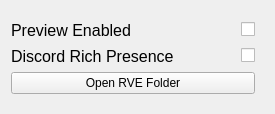
                    <widget class="QWidget" name="tab_4">
                     <attribute name="title">
                      <string>RVE Settings</string>
                     </attribute>
                     <layout class="QVBoxLayout" name="verticalLayout_23">
                      <item>
                       <widget class="QWidget" name="GUIOptionsContainer" native="true">
                        <layout class="QVBoxLayout" name="verticalLayout_20">
                         <property name="leftMargin">
                          <number>0</number>
                         </property>
                         <item>
                          <widget class="QWidget" name="previewEnabledContainer" native="true">
                           <layout class="QHBoxLayout" name="horizontalLayout_21">
                            <property name="spacing">
                             <number>0</number>
                            </property>
                            <property name="leftMargin">
                             <number>0</number>
                            </property>
                            <property name="topMargin">
                             <number>0</number>
                            </property>
                            <property name="rightMargin">
                             <number>0</number>
                            </property>
                            <property name="bottomMargin">
                             <number>0</number>
                            </property>
                            <item>
                             <widget class="QLabel" name="label_19">
                              <property name="font">
                               <font>
                                <pointsize>12</pointsize>
                               </font>
                              </property>
                              <property name="text">
                               <string>Preview Enabled</string>
                              </property>
                             </widget>
                            </item>
                            <item>
                             <spacer name="horizontalSpacer_2">
                              <property name="orientation">
                               <enum>Qt::Orientation::Horizontal</enum>
                              </property>
                              <property name="sizeHint" stdset="0">
                               <size>
                                <width>40</width>
                                <height>20</height>
                               </size>
                              </property>
                             </spacer>
                            </item>
                            <item>
                             <widget class="QCheckBox" name="preview_enabled">
                              <property name="text">
                               <string/>
                              </property>
                             </widget>
                            </item>
                           </layout>
                          </widget>
                         </item>
                         <item>
                          <widget class="QWidget" name="discordRPCSettingsContainer" native="true">
                           <layout class="QHBoxLayout" name="horizontalLayout_12">
                            <property name="spacing">
                             <number>10</number>
                            </property>
                            <property name="leftMargin">
                             <number>0</number>
                            </property>
                            <property name="topMargin">
                             <number>0</number>
                            </property>
                            <property name="rightMargin">
                             <number>0</number>
                            </property>
                            <property name="bottomMargin">
                             <number>0</number>
                            </property>
                            <item>
                             <widget class="QLabel" name="label_23">
                              <property name="font">
                               <font>
                                <pointsize>12</pointsize>
                               </font>
                              </property>
                              <property name="text">
                               <string>Discord Rich Presence</string>
                              </property>
                             </widget>
                            </item>
                            <item>
                             <spacer name="horizontalSpacer_5">
                              <property name="orientation">
                               <enum>Qt::Orientation::Horizontal</enum>
                              </property>
                              <property name="sizeHint" stdset="0">
                               <size>
                                <width>40</width>
                                <height>20</height>
                               </size>
                              </property>
                             </spacer>
                            </item>
                            <item>
                             <widget class="QLabel" name="label_29">
                              <property name="maximumSize">
                               <size>
                                <width>25</width>
                                <height>25</height>
                               </size>
                              </property>
                              <property name="toolTip">
                               <string>&lt;html&gt;&lt;head/&gt;&lt;body&gt;&lt;p&gt;Show REAL Video Enhancer in discord.&lt;/p&gt;&lt;/body&gt;&lt;/html&gt;</string>
                              </property>
                              <property name="text">
                               <string/>
                              </property>
                              <property name="pixmap">
                               <pixmap resource="resources.qrc">:/icons/icons/info.svg</pixmap>
                              </property>
                              <property name="scaledContents">
                               <bool>true</bool>
                              </property>
                             </widget>
                            </item>
                            <item>
                             <widget class="QCheckBox" name="discord_rich_presence">
                              <property name="text">
                               <string/>
                              </property>
                             </widget>
                            </item>
                           </layout>
                          </widget>
                         </item>
                         <item>
                          <widget class="QWidget" name="widget_29" native="true">
                           <layout class="QVBoxLayout" name="verticalLayout_35">
                            <property name="leftMargin">
                             <number>0</number>
                            </property>
                            <property name="topMargin">
                             <number>0</number>
                            </property>
                            <property name="rightMargin">
                             <number>0</number>
                            </property>
                            <property name="bottomMargin">
                             <number>0</number>
                            </property>
                            <item>
                             <widget class="QPushButton" name="openRVEFolderBtn">
                              <property name="contextMenuPolicy">
                               <enum>Qt::ContextMenuPolicy::NoContextMenu</enum>
                              </property>
                              <property name="text">
                               <string>Open RVE Folder</string>
                              </property>
                             </widget>
                            </item>
                           </layout>
                          </widget>
                         </item>
                        </layout>
                       </widget>
                      </item>
                     </layout>
                    </widget>
